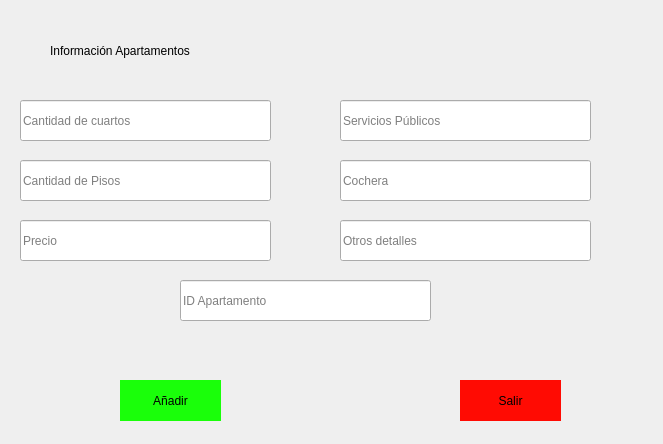
<?xml version="1.0" encoding="UTF-8"?>
<ui version="4.0">
 <class>InfoAparta_Admi</class>
 <widget class="QWidget" name="InfoAparta_Admi">
  <property name="geometry">
   <rect>
    <x>0</x>
    <y>0</y>
    <width>663</width>
    <height>444</height>
   </rect>
  </property>
  <property name="windowTitle">
   <string>Form</string>
  </property>
  <widget class="QLabel" name="label">
   <property name="geometry">
    <rect>
     <x>50</x>
     <y>30</y>
     <width>161</width>
     <height>41</height>
    </rect>
   </property>
   <property name="text">
    <string>Información Apartamentos</string>
   </property>
  </widget>
  <widget class="QPushButton" name="pushButton">
   <property name="geometry">
    <rect>
     <x>120</x>
     <y>380</y>
     <width>101</width>
     <height>41</height>
    </rect>
   </property>
   <property name="styleSheet">
    <string notr="true">QPushButton
{
background-color:rgb(26, 255, 10);
color:black;
border:circular
}</string>
   </property>
   <property name="text">
    <string>Añadir</string>
   </property>
  </widget>
  <widget class="QPushButton" name="pushButton_2">
   <property name="geometry">
    <rect>
     <x>460</x>
     <y>380</y>
     <width>101</width>
     <height>41</height>
    </rect>
   </property>
   <property name="styleSheet">
    <string notr="true">QPushButton
{
background-color:rgb(255, 11, 3);
color:black;
border:circular
}</string>
   </property>
   <property name="text">
    <string>Salir</string>
   </property>
  </widget>
  <widget class="QLineEdit" name="lineEdit_Precio">
   <property name="geometry">
    <rect>
     <x>20</x>
     <y>220</y>
     <width>251</width>
     <height>41</height>
    </rect>
   </property>
   <property name="placeholderText">
    <string>Precio</string>
   </property>
  </widget>
  <widget class="QLineEdit" name="lineEdit_Details">
   <property name="geometry">
    <rect>
     <x>340</x>
     <y>220</y>
     <width>251</width>
     <height>41</height>
    </rect>
   </property>
   <property name="placeholderText">
    <string>Otros detalles</string>
   </property>
  </widget>
  <widget class="QLineEdit" name="lineEdit_numCuartos">
   <property name="geometry">
    <rect>
     <x>20</x>
     <y>100</y>
     <width>251</width>
     <height>41</height>
    </rect>
   </property>
   <property name="placeholderText">
    <string>Cantidad de cuartos</string>
   </property>
  </widget>
  <widget class="QLineEdit" name="lineEdit_numPisos">
   <property name="geometry">
    <rect>
     <x>20</x>
     <y>160</y>
     <width>251</width>
     <height>41</height>
    </rect>
   </property>
   <property name="placeholderText">
    <string>Cantidad de Pisos</string>
   </property>
  </widget>
  <widget class="QLineEdit" name="lineEdit_ServPub">
   <property name="geometry">
    <rect>
     <x>340</x>
     <y>100</y>
     <width>251</width>
     <height>41</height>
    </rect>
   </property>
   <property name="placeholderText">
    <string>Servicios Públicos</string>
   </property>
  </widget>
  <widget class="QLineEdit" name="lineEdit_servCochera">
   <property name="geometry">
    <rect>
     <x>340</x>
     <y>160</y>
     <width>251</width>
     <height>41</height>
    </rect>
   </property>
   <property name="placeholderText">
    <string>Cochera</string>
   </property>
  </widget>
  <widget class="QLineEdit" name="lineEdit_Label">
   <property name="geometry">
    <rect>
     <x>180</x>
     <y>280</y>
     <width>251</width>
     <height>41</height>
    </rect>
   </property>
   <property name="placeholderText">
    <string>ID Apartamento</string>
   </property>
  </widget>
 </widget>
 <resources/>
 <connections/>
</ui>
